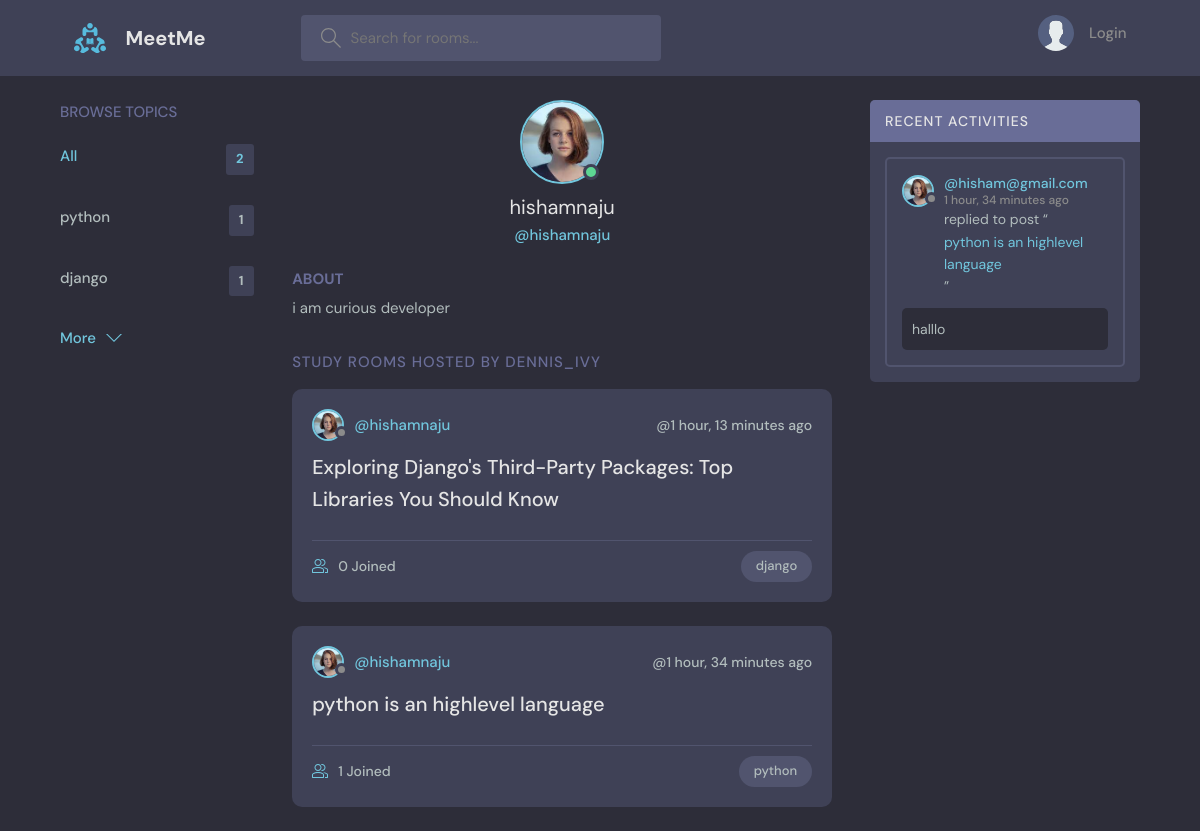
The app's page /profile/2/ with its own data.
### base/models.py (models this page shows, shortened)
class Topic(models.Model):
    name = models.CharField(max_length=100)

class User(AbstractUser):
    name = models.CharField(max_length=100,null=True)
    email = models.EmailField(unique=True,null=True)
    bio = models.TextField(null=True)
    avatar = models.ImageField(null=True,default="avatar.svg")
    USERNAME_FIELD ='email'
    REQUIRED_FIELDS = []

class Room(models.Model):
    host = models.ForeignKey(User, on_delete=models.SET_NULL,null=True)
    topic = models.ForeignKey(Topic, on_delete=models.SET_NULL,null=True)
    name = models.CharField(max_length=200)
    participants = models.ManyToManyField(User,related_name='participants',blank=True)
    description = models.TextField(null=True, blank=True)
    updated = models.DateTimeField(auto_now=True)
    created = models.DateTimeField(auto_now_add=True)
    class Meta:
        ordering = ['-updated','-created']
    def __str__(self):
        return self.name

class Message(models.Model):
    user = models.ForeignKey(User, on_delete=models.CASCADE)
    room = models.ForeignKey(Room, on_delete=models.CASCADE)
    body = models.TextField()
    updated = models.DateTimeField(auto_now=True)
    created = models.DateTimeField(auto_now_add=True)
    class Meta:
        ordering = ['-updated','-created']
    def __str__(self):
        return self.body[0:50]

### base/views.py (the view)
# urls.py: path('profile/<str:pk>/',views.userprofile,name="profile"),
def userprofile(request,pk):
    user = User.objects.get(id=pk)
    rooms = user.room_set.all()
    room_messages = user.message_set.all()
    topics =Topic.objects.all()
    context = {'user':user,'rooms':rooms,'room_messages':room_messages,'topics':topics}
    return render(request,'base/profile.html',context)

### base/templates/base/profile.html (shortened to what this page needs)
{% extends 'main.html' %}
{% block content%}
  <main class="profile-page layout layout--3">
    <div class="container">
      {% include 'base/topiccomponent.html' %}
      <div class="roomList">
        <div class="profile">
          <div class="profile__avatar">
            <div class="avatar avatar--large active">
              <img src="{{user.avatar.url}}" />
            </div>
          </div>
          <div class="profile__info">
            <h3>{{user.username}}</h3>
            <p>@{{user.username}}</p>
          </div>
          <div class="profile__about">
            <h3>About</h3>
            <p>
              {{user.bio}}
            </p>
          </div>
        </div>
        <div class="roomList__header">
          <div>
            <h2>Study Rooms Hosted by dennis_ivy</a>
            </h2>
          </div>
        </div>
        {% include 'base/feedcomponent.html' %}
      </div>
      {% include 'base/activitycomponent.html' %}
    </div>
  </main>
  {% endblock %}

### templates/main.html (shortened to what this page needs)
<!DOCTYPE html>
{% load static %}
<html lang="en">
  <head>
    <link rel="stylesheet" href="{% static 'style.css' %}" />
  </head>
  <body>
    {% include 'navbar.html' %}
    {% block content %}
    {% endblock content %}
  </body>
</html>

### templates/navbar.html (shortened to what this page needs)
{% load static %}
<header class="header header--loggedIn">
    <div class="container">
      <a href="{% url 'home' %}" class="header__logo">
        <img src="{% static 'images/logo.svg' %}"/>
        <h1>MeetMe</h1>
      </a>
      <form class="header__search" method="GET" action="{% url 'home' %}">
        <label>
          <input name="q" placeholder="Search for rooms..." />
        </label>
      </form>
      <nav class="header__menu">
        {% if request.user.is_authenticated %}
        <div class="header__user">
          <a href="{% url 'update-user' %}">
            <div class="avatar avatar--medium active">
              <img src="{{request.user.avatar.url}}" />
            </div>
            <p>{{request.user.username}} <span>@{{request.user.username}}</span></p>
          </a>
          <button class="dropdown-button">
            <svg version="1.1" xmlns="http://www.w3.org/2000/svg" width="32" height="32" viewBox="0 0 32 32">
              <title>chevron-down</title>
              <path d="M16 21l-13-13h-3l16 16 16-16h-3l-13 13z"></path>
            </svg>
          </button>
        </div>
        {% else %}
        <a href="{% url 'login' %}">
          <img src="{% static '/images/avatar.svg' %}" />
          <p>Login</p>
        </a>
        {% endif %}
      </nav>
    </div>
  </header>

### base/templates/base/topiccomponent.html
<div class="topics">
    <div class="topics__header">
      <h2>Browse Topics</h2>
    </div>
    <ul class="topics__list">
      <li>
        <a href="{% url 'home' %}" class="active">All <span>{{topics.count}}</span></a>
      </li>
      {% for topic in topics %}
      <li>
        <a href="{% url 'home' %}?q={{topic.name}}">{{topic.name}}<span>{{topic.room_set.all.count}}</span></a>
      </li>
      {% endfor%}
    </ul>
    <a class="btn btn--link" href="{% url 'topics' %}">
      More
      <svg version="1.1" xmlns="http://www.w3.org/2000/svg" width="32" height="32" viewBox="0 0 32 32">
        <title>chevron-down</title>
        <path d="M16 21l-13-13h-3l16 16 16-16h-3l-13 13z"></path>
      </svg>
    </a>
  </div>

### base/templates/base/feedcomponent.html (shortened to what this page needs)
{% for room in rooms %}
<div class="roomListRoom">
    <div class="roomListRoom__header">
      <a href="{% url 'profile' room.host.id %}" class="roomListRoom__author">
        <div class="avatar avatar--small">
          <img src="{{room.host.avatar.url}}" />
        </div>
        <span>@{{room.host.username}}</span>
      </a>
      <div class="roomListRoom__actions">
        <span>@{{room.created|timesince}} ago</span>
      </div>
    </div>
    <div class="roomListRoom__content">
      <a href="{% url 'room' room.id %}">{{room.name}}</a>
    </div>
    <div class="roomListRoom__meta">
      <a href="{% url 'room' room.id %}" class="roomListRoom__joined">
        {{room.participants.all.count}} Joined
      </a>
      <p class="roomListRoom__topic">{{room.topic.name}}</p>
    </div>
  </div>
  {% endfor %}

### base/templates/base/activitycomponent.html (shortened to what this page needs)
<div class="activities">
    <div class="activities__header">
      <h2>Recent Activities</h2>
    </div>
    {% for message in room_messages %}
    <div class="activities__box">
      <div class="activities__boxHeader roomListRoom__header">
        <a href="{% url 'profile' message.user.id %}" class="roomListRoom__author">
          <div class="avatar avatar--small">
            <img src="{{message.user.avatar.url}}" />
          </div>
          <p>
            @{{message.user}}
            <span>{{message.created | timesince}} ago</span>
          </p>
        </a>
      </div>
      <div class="activities__boxContent">
        <p>replied to post “<a href="{% url 'room' message.room.id %}">{{message.room}}</a>”</p>
        <div class="activities__boxRoomContent">
            {{message}}
        </div>
      </div>
    </div>
    {% endfor %}
  </div>

### records on screen
Topic: name "python", room_set.all.count "1"
Topic: name "django", room_set.all.count "1"
User: avatar (picture), username "hishamnaju", bio "i am curious developer"
Room: host.avatar (picture), host.username "hishamnaju", created "1 hour, 13 minutes", name "Exploring Django's Third-Party Packages: Top Libraries You Should Know", participants.all.count "0", topic.name "django"
Room: host.avatar (picture), host.username "hishamnaju", created "1 hour, 34 minutes", name "python is an highlevel language", participants.all.count "1", topic.name "python"
Message: user.avatar (picture), user "hisham@gmail.com", created "1 hour, 34 minutes", room "python is an highlevel language", body "halllo"

### other values on screen
{{ topics.count }} "2"
